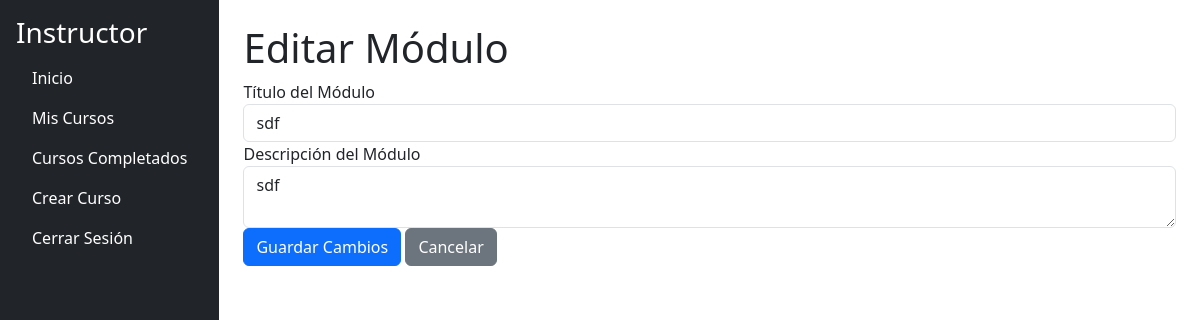
/instructor/module/edit/1 (signed in), run on an earlier commit of the app's database.
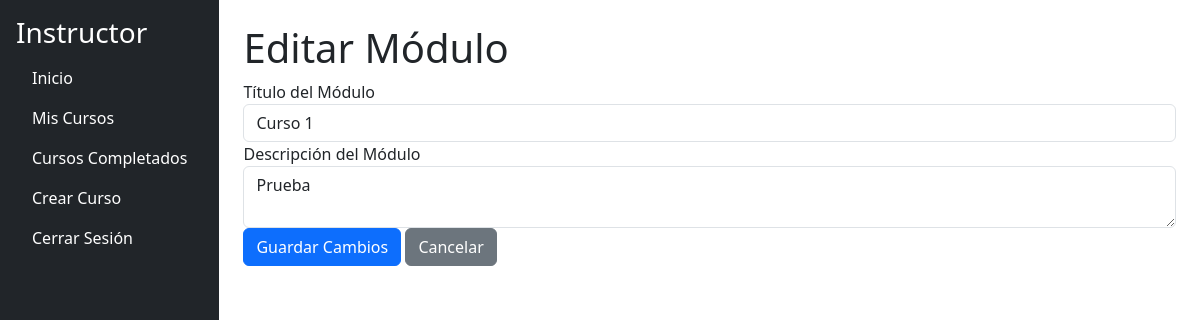
And on a later commit of the database.
### models.py (models this page shows, shortened)
class Module(db.Model):
    __tablename__ = 'modules'
    id = db.Column(db.Integer, primary_key=True)
    title = db.Column(db.String(200), nullable=False)
    description = db.Column(db.String(500), nullable=False)
    order = db.Column(db.Integer, nullable=False)
    course_id = db.Column(db.Integer, db.ForeignKey('courses.id', ondelete="CASCADE"), nullable=False)
    content_items = db.relationship('ContentItem', back_populates='module', lazy=True, cascade='all, delete-orphan')
    course = db.relationship('Course', back_populates='modules')

### app.py (the view)
@app.route('/instructor/module/edit/<int:module_id>', methods=['GET', 'POST'])
@login_required
@role_required('instructor')
def edit_module(module_id):
    module = Module.query.get_or_404(module_id)
    if module.course.instructor_id != current_user.id:
        flash('No tienes permiso para editar este módulo.', 'danger')
        return redirect(url_for('instructor_courses'))
    if request.method == 'POST':
        module.title = request.form.get('title')
        module.description = request.form.get('description')
        db.session.commit()
        flash('Módulo actualizado exitosamente.', 'success')
        return redirect(url_for('course_details', course_id=module.course_id))
    return render_template('instructor/edit_module.html', module=module)

### app.py (called while the page is built)
@login_manager.user_loader
def load_user(user_id):
    return User.query.get(int(user_id))

def role_required(role):
    def decorator(f):
        @wraps(f)
        def decorated_function(*args, **kwargs):
            if not current_user.is_authenticated or current_user.role.name != role:
                abort(403)
            return f(*args, **kwargs)
        return decorated_function
    return decorator

### app/templates/instructor/edit_module.html
{% extends "instructor/instructor_dashboard.html" %}
{% block content %}
<h1>Editar Módulo</h1>
<form method="POST">
    <div class="form-group">
        <label for="title">Título del Módulo</label>
        <input type="text" id="title" name="title" class="form-control" value="{{ module.title }}" required>
    </div>
    <div class="form-group">
        <label for="description">Descripción del Módulo</label>
        <textarea id="description" name="description" class="form-control" required>{{ module.description }}</textarea>
    </div>
    <button type="submit" class="btn btn-primary">Guardar Cambios</button>
    <a href="{{ url_for('course_details', course_id=module.course_id) }}" class="btn btn-secondary">Cancelar</a>
</form>
{% endblock %}

What changed in the data, as far as the page shows it:
changed Module: title "sdf" → "Curso 1"; description "sdf" → "Prueba"
